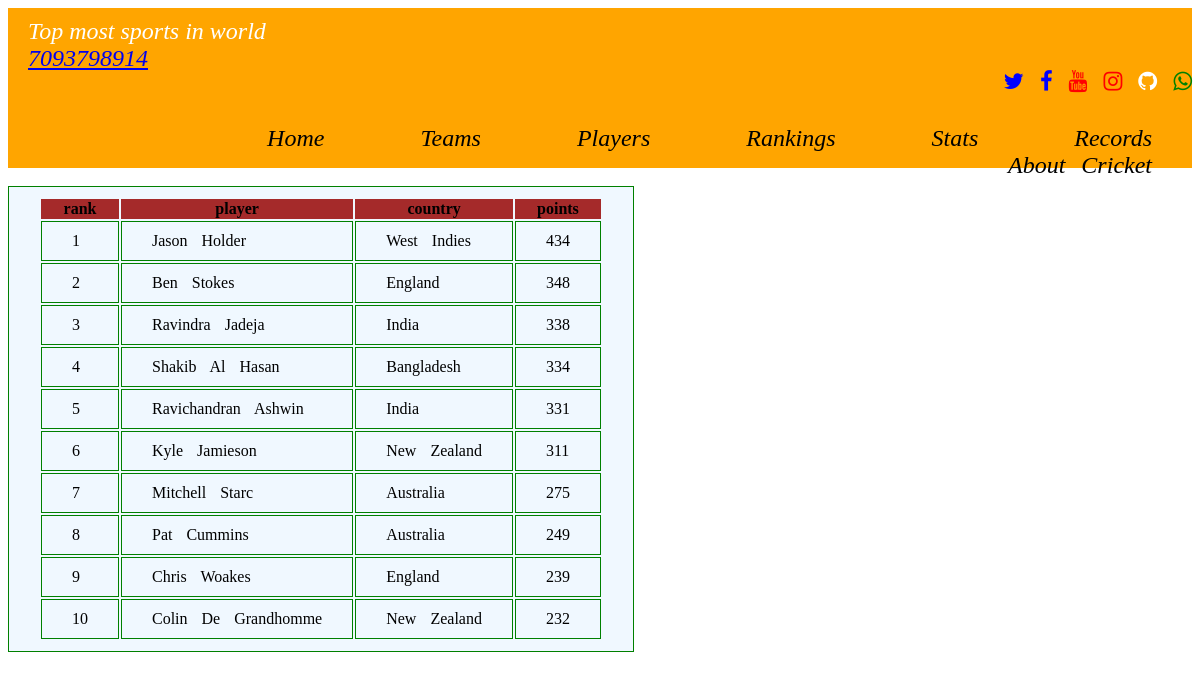
/web/icc_testallrounder_team, run on the app's committed database.
### web/models.py (models this page shows)
class TestAllrounderRankings(models.Model):
    rank=models.IntegerField()
    player=models.CharField(max_length=80)
    country=models.CharField(max_length=80)
    points=models.IntegerField()

### web/views.py (the view)
# urls.py: path('icc_testallrounder_team',views.icc_testallrounder_team,name='icc_testallrounder_team'),
def icc_testallrounder_team(request):
    ddy=TestAllrounderRankings.objects.all
    return render(request,'web/icc_testallrounder_team.html',{'access_records':ddy})

### template/web/icc_testallrounder_team.html (shortened to what this page needs)
<!DOCTYPE html>
{% extends "web/all.html" %}
{% load static %}
{% block body_block %}
<body >
    <div class="body">
         <table>
         <div class="dhana">
                <tr>
                  <th colspan="0">rank</th>
                  <th colspan="0">player</th>
                  <th colspan="1">country</th>
                  <th colspan="1">points</th>
                </tr>
                {% for acc in access_records %}
                <tr>
                  <td>{{ acc.rank }}</td>
                  <td>{{ acc.player }}</td>
                  <td>{{ acc.country }}</td>
                  <td>{{ acc.points }}</td>
                </tr>
                {% endfor %}
    </div></table>
        {% endblock %}

### static/images/css/style.css (style rules this page uses)
table,td { border: 1px solid green; background-color: aliceblue; word-spacing: 10px; padding: 10px 30px 10px 30px; color: black; }
th { background-color: brown; }

### data on the page
TestAllrounderRankings: rank "1", player "Jason Holder", country "West Indies", points "434"
TestAllrounderRankings: rank "2", player "Ben Stokes", country "England", points "348"
TestAllrounderRankings: rank "3", player "Ravindra Jadeja", country "India", points "338"
TestAllrounderRankings: rank "4", player "Shakib Al Hasan", country "Bangladesh", points "334"
TestAllrounderRankings: rank "5", player "Ravichandran Ashwin", country "India", points "331"
TestAllrounderRankings: rank "6", player "Kyle Jamieson", country "New Zealand", points "311"
TestAllrounderRankings: rank "7", player "Mitchell Starc", country "Australia", points "275"
TestAllrounderRankings: rank "8", player "Pat Cummins", country "Australia", points "249"
TestAllrounderRankings: rank "9", player "Chris Woakes", country "England", points "239"
TestAllrounderRankings: rank "10", player "Colin De Grandhomme", country "New Zealand", points "232"
